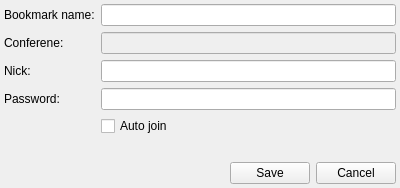
<?xml version="1.0" encoding="UTF-8"?>
<ui version="4.0">
 <class>SaveWidget</class>
 <widget class="QWidget" name="SaveWidget">
  <property name="geometry">
   <rect>
    <x>0</x>
    <y>0</y>
    <width>400</width>
    <height>188</height>
   </rect>
  </property>
  <property name="sizePolicy">
   <sizepolicy hsizetype="Fixed" vsizetype="Fixed">
    <horstretch>0</horstretch>
    <verstretch>0</verstretch>
   </sizepolicy>
  </property>
  <property name="windowTitle">
   <string>Save to bookmarks</string>
  </property>
  <layout class="QVBoxLayout" name="verticalLayout">
   <property name="margin">
    <number>4</number>
   </property>
   <item>
    <layout class="QFormLayout" name="formLayout">
     <property name="fieldGrowthPolicy">
      <enum>QFormLayout::ExpandingFieldsGrow</enum>
     </property>
     <property name="labelAlignment">
      <set>Qt::AlignLeading|Qt::AlignLeft|Qt::AlignVCenter</set>
     </property>
     <item row="0" column="0">
      <widget class="QLabel" name="label">
       <property name="text">
        <string>Bookmark name:</string>
       </property>
      </widget>
     </item>
     <item row="0" column="1">
      <widget class="QLineEdit" name="lineName"/>
     </item>
     <item row="1" column="0">
      <widget class="QLabel" name="label_2">
       <property name="text">
        <string>Conferene:</string>
       </property>
      </widget>
     </item>
     <item row="1" column="1">
      <widget class="QLineEdit" name="lineConference">
       <property name="enabled">
        <bool>false</bool>
       </property>
      </widget>
     </item>
     <item row="2" column="0">
      <widget class="QLabel" name="label_3">
       <property name="text">
        <string>Nick:</string>
       </property>
      </widget>
     </item>
     <item row="2" column="1">
      <widget class="QLineEdit" name="lineNick"/>
     </item>
     <item row="3" column="0">
      <widget class="QLabel" name="label_4">
       <property name="text">
        <string>Password:</string>
       </property>
      </widget>
     </item>
     <item row="3" column="1">
      <widget class="QLineEdit" name="linePassword"/>
     </item>
     <item row="4" column="1">
      <widget class="QCheckBox" name="checkAutojoin">
       <property name="text">
        <string>Auto join</string>
       </property>
      </widget>
     </item>
    </layout>
   </item>
   <item>
    <spacer name="verticalSpacer">
     <property name="orientation">
      <enum>Qt::Vertical</enum>
     </property>
     <property name="sizeHint" stdset="0">
      <size>
       <width>20</width>
       <height>40</height>
      </size>
     </property>
    </spacer>
   </item>
   <item>
    <layout class="QHBoxLayout" name="horizontalLayout">
     <item>
      <spacer name="horizontalSpacer">
       <property name="orientation">
        <enum>Qt::Horizontal</enum>
       </property>
       <property name="sizeHint" stdset="0">
        <size>
         <width>40</width>
         <height>20</height>
        </size>
       </property>
      </spacer>
     </item>
     <item>
      <widget class="QPushButton" name="saveButton">
       <property name="text">
        <string>Save</string>
       </property>
      </widget>
     </item>
     <item>
      <widget class="QPushButton" name="cancelButton">
       <property name="text">
        <string>Cancel</string>
       </property>
      </widget>
     </item>
    </layout>
   </item>
  </layout>
 </widget>
 <resources/>
 <connections>
  <connection>
   <sender>cancelButton</sender>
   <signal>clicked()</signal>
   <receiver>SaveWidget</receiver>
   <slot>close()</slot>
   <hints>
    <hint type="sourcelabel">
     <x>359</x>
     <y>166</y>
    </hint>
    <hint type="destinationlabel">
     <x>199</x>
     <y>91</y>
    </hint>
   </hints>
  </connection>
 </connections>
</ui>
